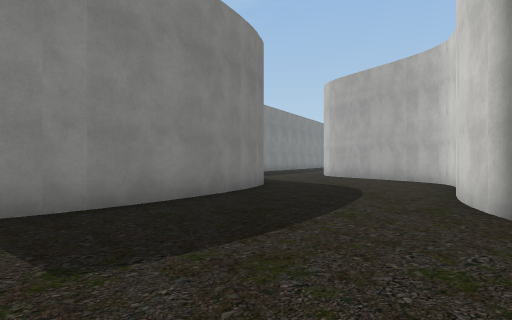
view 1 (above)

17 first-person views from a walk through a 3-D level made in the Unity game engine. The camera is 1.2 m above the floor, looks level and sees 75° across. The floor is counted in squares, 2 m on a side. Each view is taken from the middle of a square. On the plan, view 1 faces up. The plan holds only what a view shows up to about 10 squares ahead; the rest is blank. The place goes on beyond the plan. The player is left out. Some animated figures are left out. Some surface patterns are stand-ins.

view 2
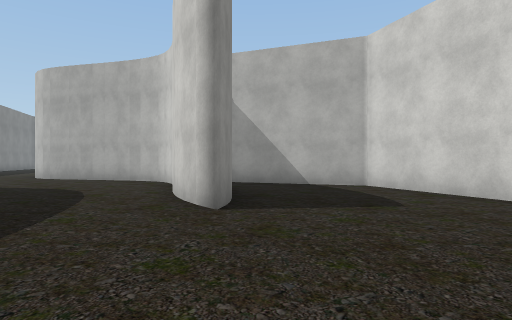

view 3
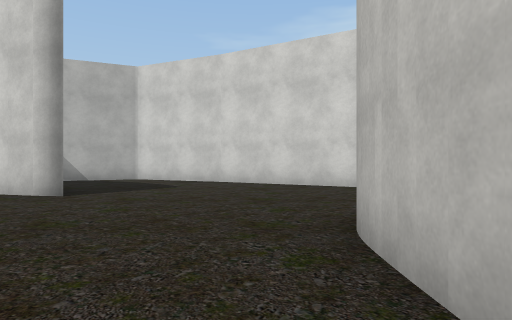

view 4
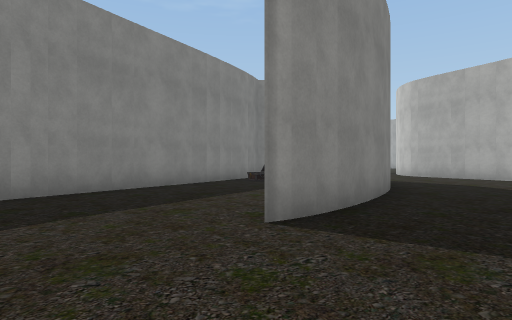

view 5
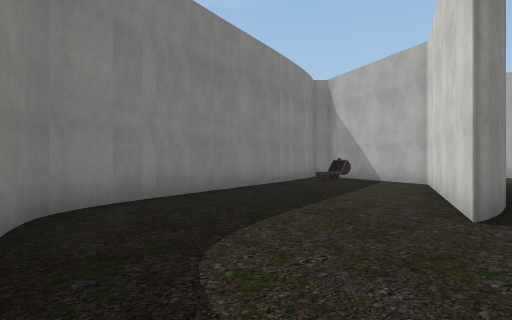

view 6
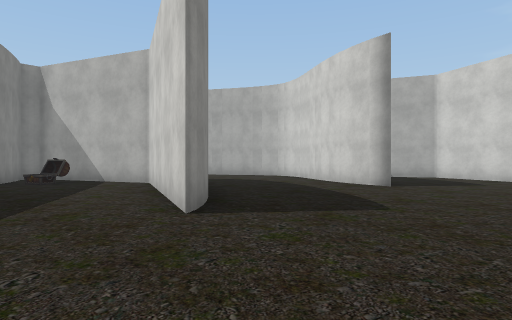

view 7
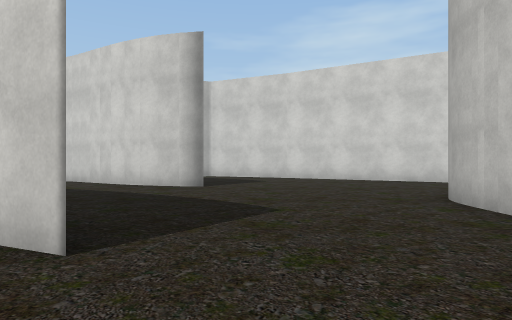

view 8
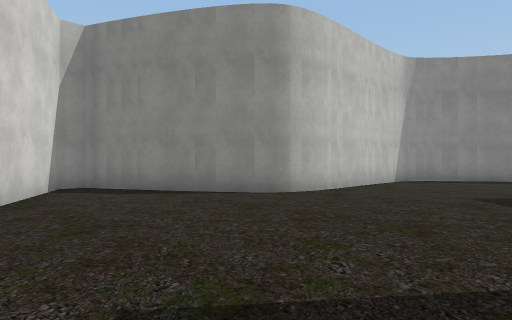

view 9
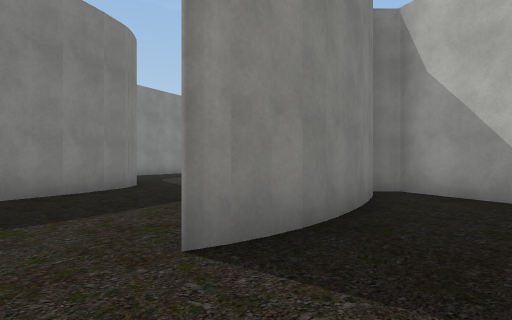

view 10
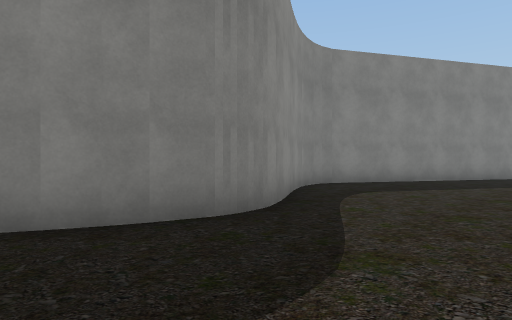

view 11
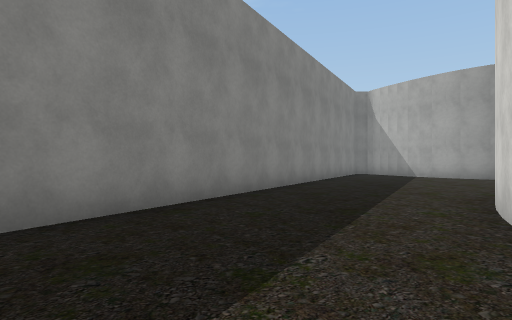

view 12
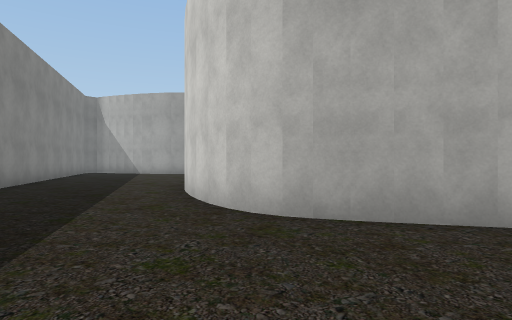

view 13
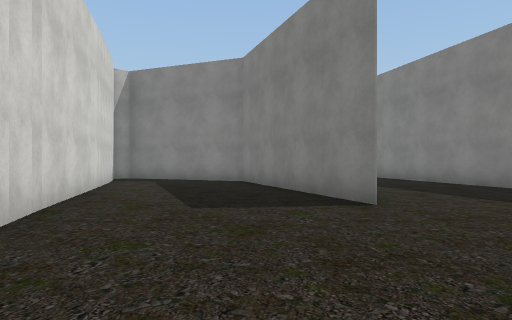

view 14
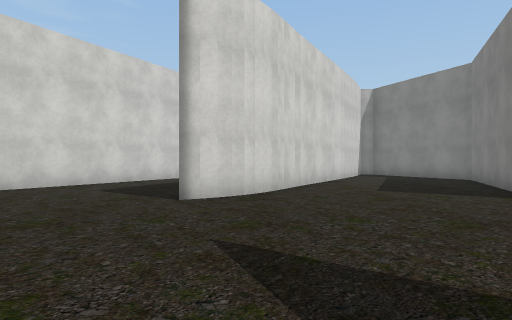

view 15
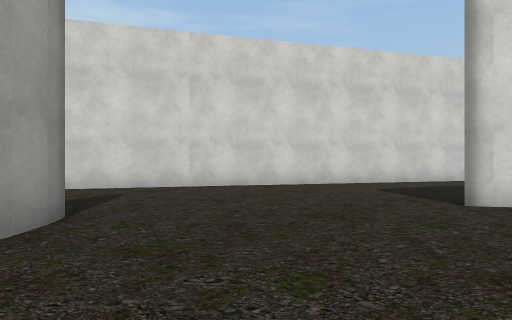

view 16
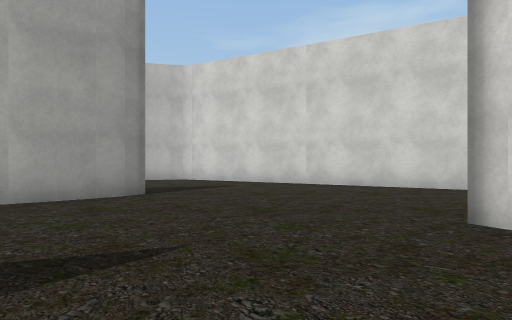

view 17
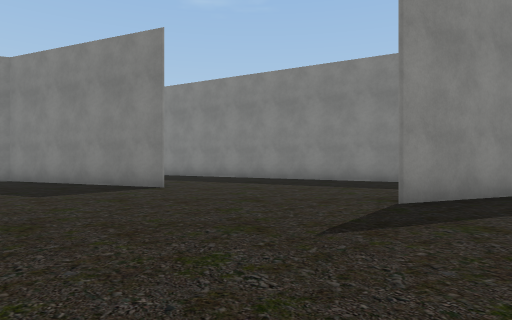

### Floor plan
Ten units are one square. View 1 is at (0, 0); x grows to the right and y downward. Boxes are objects, and circles mark ways between rooms. Rooms are numbered by the first view taken in them; rooms with no view inside come last. Other rooms are left out.
<svg viewBox="-77 -241 263 293">
<path fill="none" stroke="#000" d="M-19 -40 -27 -33M25 -32 26 -38M-26 -34 -29 -32 -16 -63M-13 -48 -20 -40M26 -37 28 -44M6 13 9 17M27 -42 31 -52 37 -62M31 -37 28 -33M9 16 20 34M-5 -63 -14 -47M38 -43 31 -36M-39 8 -5 8M-44 7 -39 7M42 -51 37 -42M1 -75 -5 -62M19 34 25 47 29 47 62 -10M61 -9 73 -37 57 -74 51 -74M49 -62 42 -50M-65 -15 -57 -4 -51 3M-72 -31 -70 -26M-62 -59 -70 -45M-71 -45 -72 -38M27 -127 27 -132M-14 -116 -3 -98M28 -137 30 -143M-2 -98 1 -90M-17 -125 -16 -120M-18 -129 -17 -124M29 -143 39 -161M2 -83 0 -74M43 -94 28 -120 26 -129 28 -138M46 -87 43 -95M44 -74 46 -78M7 -180 -18 -135M37 -62 44 -75M101 -173 106 -177 112 -180M98 -168 102 -173M58 -181 36 -131 42 -116M78 -235 85 -219M132 -225 124 -234M136 -221 131 -226M140 -219 135 -222M144 -152 181 -216M38 -236 7 -180M60 -103 99 -168M-23 -94 -26 -101M-46 -86 -62 -59M-16 -63 -8 -81 -21 -113M-31 -111 -46 -85"/>
<circle cx="20" cy="-60" r="3" fill="#2a7"/>
<circle cx="-35" cy="-55" r="3" fill="#2a7"/>
<circle cx="25" cy="-165" r="3" fill="#2a7"/>
<text x="0" y="-20">1</text>
<text x="10" y="-120">2</text>
<text x="90" y="-190">3</text>
<text x="-30" y="-80">4</text>
</svg>
Room 1 opens to room 2. Room 1 opens to room 4. Room 2 opens to room 3.

Where each view was taken, in squares from view 1:
view 1: 0 up, 0 right, facing up
view 2: 0 up, 0 right, facing up-right
view 3: 0 up, 3 left, facing right
view 4: 0 up, 3 left, facing up
view 5: 0 up, 5 left, facing up
view 6: 0 up, 5 left, facing up-right
view 7: 2 up, 5 left, facing right
view 8: 3 up, 5 right, facing down-left
view 9: 1 up, 3 right, facing up
view 10: 6 up, 3 right, facing up-left
view 11: 12 up, 1 right, facing up
view 12: 10 up, 0 right, facing up-right
view 13: 20 up, 10 right, facing down-left
view 14: 23 up, 10 right, facing down
view 15: 23 up, 10 right, facing down-right
view 16: 20 up, 8 right, facing right
view 17: 20 up, 13 right, facing left
